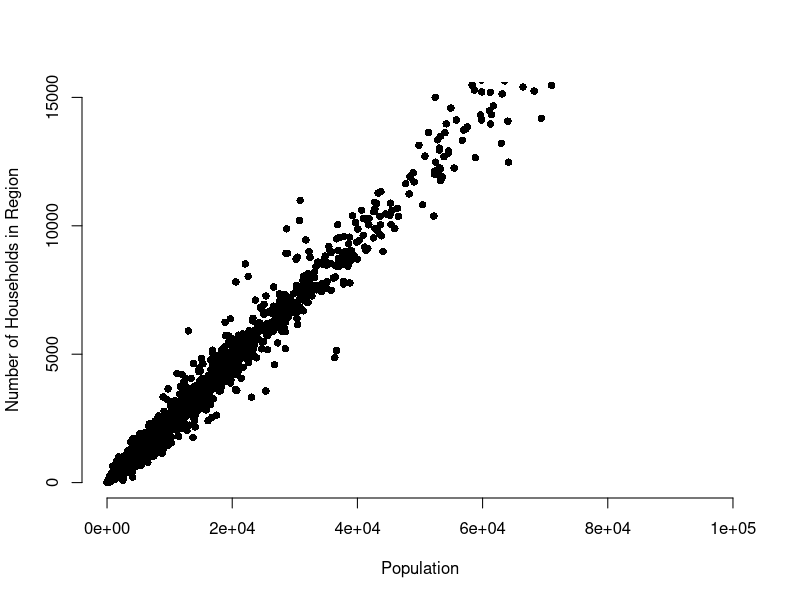

The R source for this figure:
## ---- chunk 1
knitr::opts_chunk$set(echo = FALSE)
## ---- chunk 2
    populationData = read.csv(file="population.csv", head=TRUE)
    plot(populationData$Population, populationData$Nhouseholds, 
         xlab = "Population",ylab = "Number of Households in Region",
         bty = "n", pch = 16,xlim = c(0, 100000), ylim = c(0, 15000))
    #omitted lines meant for shiny
